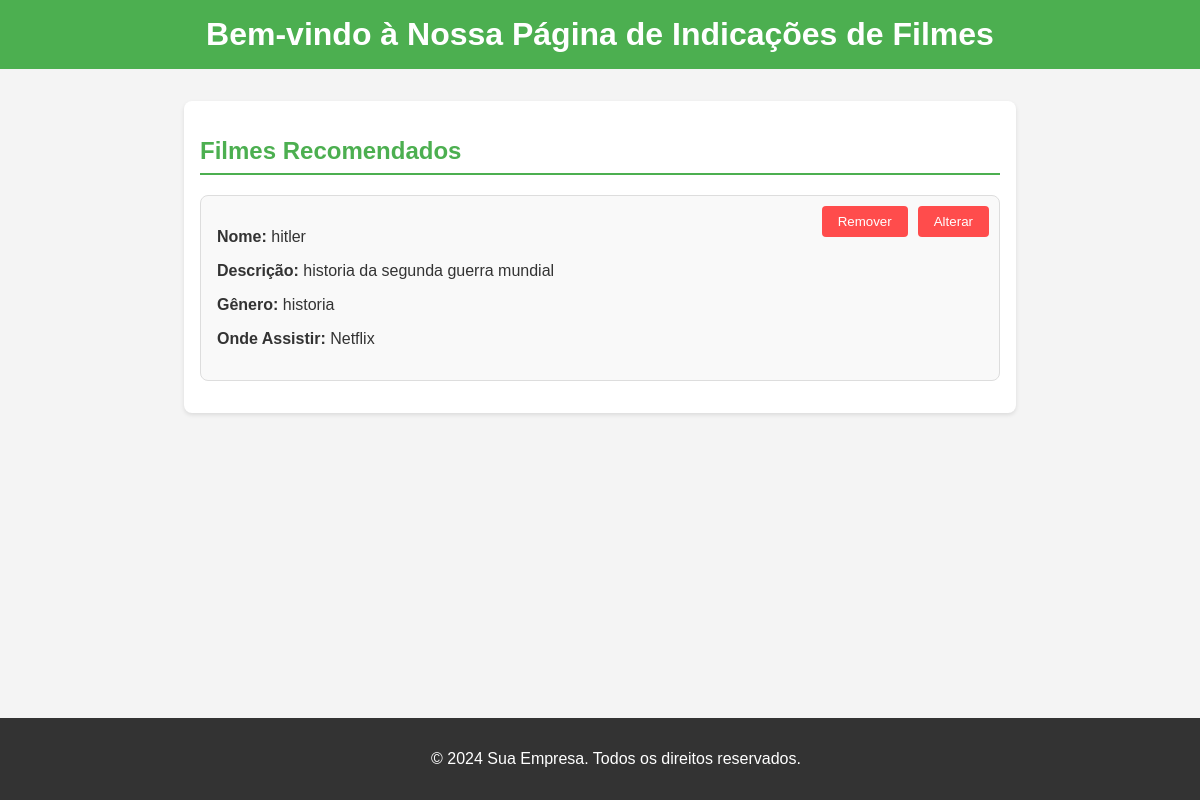
The app's page /filmes/home/ with its own data.
### filmes/models.py (models this page shows, shortened)
class Filme(models.Model):
    choices = (('DR', 'drama'),
               ('C', 'comedia'),
               ('R', 'romance'),
               ('DOC', 'documentario'),
               ('AC', 'ação'),
               ('AV', 'aventura'),
               ('FC', 'ficção cientifica'),
               ('T', 'Terror'))
    nome = models.CharField(max_length=50)
    onde_assistir = models.CharField(max_length=50)
    categoria = models.CharField(max_length=3, choices=choices)
    descricao = models.TextField()

### filmes/views.py (the view)
# urls.py: path('home/', views.home, name="home_filmes"),
def home(request):
    filmes = Filme.objects.all()
    return render(request, 'home.html', {'filmes':filmes})

### filmes/templates/home.html (shortened to what this page needs)
<!DOCTYPE html>
<html lang="pt-br">
<head>
</head>
<body>
    <header>
        <h1>Bem-vindo à Nossa Página de Indicações de Filmes</h1>
    </header>
    <main>
        <section>
            <h2>Filmes Recomendados</h2>
            <ul>
                {% for filme in filmes %}
                    <li>
                        <p><strong>Nome:</strong> {{ filme.nome }}</p>
                        <p><strong>Descrição:</strong> {{ filme.descricao }}</p>
                        <p><strong>Gênero:</strong> {{ filme.categoria }}</p>
                        <p><strong>Onde Assistir:</strong> {{ filme.onde_assistir }}</p>
                        <div class="button-container">
                            <a href="{% url 'remover_filmes' filme.id %}"><button class="remove-button">Remover</button></a>
                            <a href="{% url 'alterar_filmes' filme.id %}"><button class="remove-button">Alterar</button></a>
                        </div>
                    </li>
                {% empty %}
                    <li>Nenhuma indicação de filme disponível no momento.</li>
                {% endfor %}
            </ul>
        </section>
    </main>
    <footer>
        <p>&copy; 2024 Sua Empresa. Todos os direitos reservados.</p>
    </footer>
</body>
</html>

### filmes/templates/home.html (style rules this page uses)
body { font-family: Arial, sans-serif; margin: 0; padding: 0; background-color: #f4f4f4; color: #333; }
header { background-color: #4CAF50; color: white; padding: 1rem; text-align: center; }
header h1 { margin: 0; }
main { padding: 2rem; }
section { background-color: white; padding: 1rem; border-radius: 8px; box-shadow: 0 2px 4px rgba(0, 0, 0, 0.1); max-width: 800px; margin: 0 auto; }
section h2 { color: #4CAF50; border-bottom: 2px solid #4CAF50; padding-bottom: 0.5rem; }
ul { list-style-type: none; padding: 0; }
li { background-color: #f9f9f9; margin-bottom: 1rem; padding: 1rem; border: 1px solid #ddd; border-radius: 8px; transition: transform 0.3s; position: relative; }
.button-container { display: flex; gap: 10px; position: absolute; top: 10px; right: 10px; }
.remove-button { background-color: #ff4c4c; color: white; border: none; padding: 0.5rem 1rem; border-radius: 4px; cursor: pointer; }
footer { background-color: #333; color: white; text-align: center; padding: 1rem; position: fixed; bottom: 0; width: 100%; }

### records on screen
Filme: nome "hitler", descricao "historia da segunda guerra mundial", categoria "historia", onde_assistir "Netflix"
